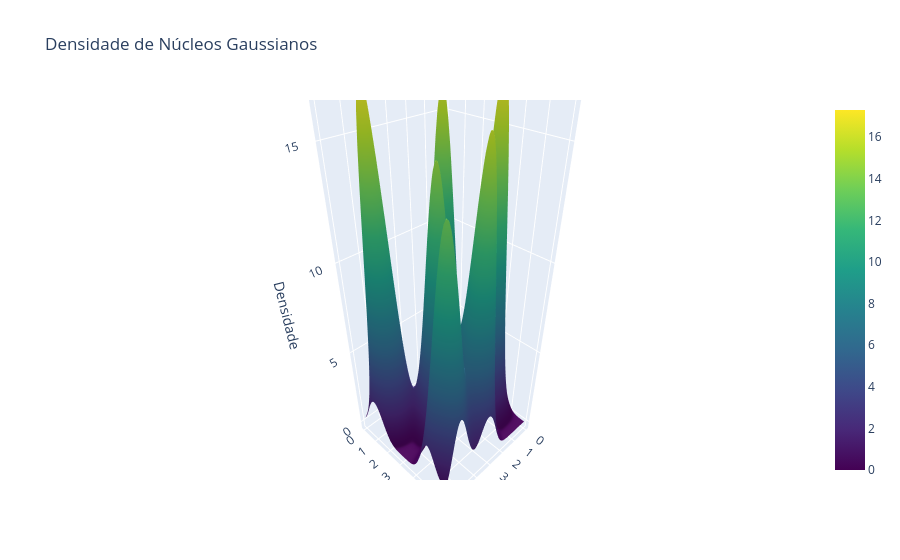

The code cell stored with this chart in its notebook:
### Code cell
import numpy as np
import plotly.graph_objects as go

N = 30

m1 = np.array([1, 1])
m2 = np.array([1, 4])
m5 = np.array([3, 5])
m3 = np.array([5, 5])
m4 = np.array([3.5, 3])
m6 = np.array([5, 1])

sig = 0.4

xc1 = np.random.normal(scale=sig, size=(N, 2)) + m1
xc1b = np.random.normal(scale=sig, size=(N, 2)) + m2
xc1c = np.random.normal(scale=sig, size=(N, 2)) + m5
xc1d = np.random.normal(scale=sig, size=(N, 2)) + m3

xc2 = np.random.normal(scale=sig, size=(N, 2)) + m4
xc2b = np.random.normal(scale=sig, size=(N, 2)) + m6

X = np.vstack([xc1, xc1b, xc1c, xc1d, xc2, xc2b])

def pdf(x, mu, sigma):
    n = len(x)
    const = 1 / np.sqrt(((2*np.pi)**n) * np.linalg.det(sigma))
    diff = (x - mu).reshape(-1, 1)
    expo = -0.5 * diff.T @ np.linalg.inv(sigma) @ diff
    return float(const * np.exp(expo))

sigma_matrix = np.eye(2) * sig**2

x_grid = np.linspace(0, 6, 100)
y_grid = np.linspace(0, 6, 100)
X_grid, Y_grid = np.meshgrid(x_grid, y_grid)
Z = np.zeros_like(X_grid)

for point in X:
    for i in range(X_grid.shape[0]):
        for j in range(X_grid.shape[1]):
            Z[i, j] += pdf(np.array([X_grid[i, j], Y_grid[i, j]]), point, sigma_matrix)


fig = go.Figure(data=[go.Surface(z=Z, x=X_grid, y=Y_grid, colorscale='Viridis')])
fig.update_layout(title='Densidade de Núcleos Gaussianos', scene=dict(
                    xaxis_title='X',
                    yaxis_title='Y',
                    zaxis_title='Densidade'))
fig.show()

### Figure 1 — Plotly figure (JSON) as saved in the notebook; plotly's stock layout.template omitted (floating-point values rounded to 4 significant figures; data arrays with more than 128 entries replaced by an {"elided": "..."} marker saying what was removed)
{"data": [{"colorscale": [[0, "#440154"], [0.1111, "#482878"], [0.2222, "#3e4989"], [0.3333, "#31688e"], [0.4444, "#26828e"], [0.5556, "#1f9e89"], [0.6667, "#35b779"], [0.7778, "#6ece58"], [0.8889, "#b5de2b"], [1, "#fde725"]], "type": "surface", "x": {"elided": "100x100 float values"}, "y": {"elided": "100x100 float values"}, "z": {"elided": "100x100 float values"}}], "layout": {"scene": {"xaxis": {"title": {"text": "X"}}, "yaxis": {"title": {"text": "Y"}}, "zaxis": {"title": {"text": "Densidade"}}}, "title": {"text": "Densidade de Núcleos Gaussianos"}}}
